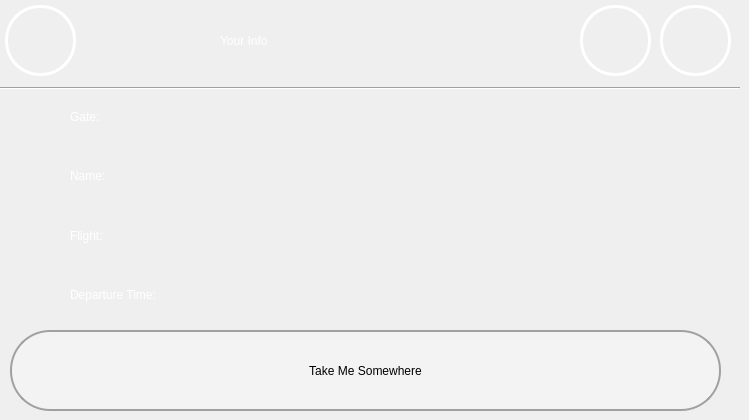
  <widget class="QWidget" name="INFO">
   <widget class="QPushButton" name="go_somewhere">
    <property name="geometry">
     <rect>
      <x>10</x>
      <y>330</y>
      <width>711</width>
      <height>81</height>
     </rect>
    </property>
    <property name="focusPolicy">
     <enum>Qt::NoFocus</enum>
    </property>
    <property name="layoutDirection">
     <enum>Qt::RightToLeft</enum>
    </property>
    <property name="styleSheet">
     <string notr="true">font: 20 40pt &quot;montserrat&quot;;


background-color: rgb(243, 243, 243);
border-color: rgb(160, 160, 160);
border-style: solid;
border-width: 2px;
border-radius: 40px;</string>
    </property>
    <property name="inputMethodHints">
     <set>Qt::ImhNone</set>
    </property>
    <property name="text">
     <string>Take Me Somewhere</string>
    </property>
    <property name="iconSize">
     <size>
      <width>70</width>
      <height>70</height>
     </size>
    </property>
    <property name="checkable">
     <bool>false</bool>
    </property>
    <property name="checked">
     <bool>false</bool>
    </property>
    <property name="autoRepeat">
     <bool>false</bool>
    </property>
    <property name="autoExclusive">
     <bool>false</bool>
    </property>
    <property name="autoDefault">
     <bool>false</bool>
    </property>
    <property name="default">
     <bool>false</bool>
    </property>
    <property name="flat">
     <bool>false</bool>
    </property>
   </widget>
   <widget class="QWidget" name="verticalLayoutWidget">
    <property name="geometry">
     <rect>
      <x>70</x>
      <y>90</y>
      <width>581</width>
      <height>231</height>
     </rect>
    </property>
    <layout class="QVBoxLayout" name="verticalLayout">
     <item>
      <widget class="QLabel" name="gate_label">
       <property name="styleSheet">
        <string notr="true">font: 20pt &quot;montserrat&quot;;
color: rgb(255, 255, 255);</string>
       </property>
       <property name="text">
        <string>Gate:</string>
       </property>
      </widget>
     </item>
     <item>
      <widget class="QLabel" name="name_label">
       <property name="styleSheet">
        <string notr="true">font: 20pt &quot;montserrat&quot;;
color: rgb(255, 255, 255);</string>
       </property>
       <property name="text">
        <string>Name:</string>
       </property>
      </widget>
     </item>
     <item>
      <widget class="QLabel" name="flight_label">
       <property name="styleSheet">
        <string notr="true">font: 20pt &quot;montserrat&quot;;
color: rgb(255, 255, 255);</string>
       </property>
       <property name="text">
        <string>Flight:</string>
       </property>
      </widget>
     </item>
     <item>
      <widget class="QLabel" name="depart_time_label">
       <property name="styleSheet">
        <string notr="true">font: 20pt &quot;montserrat&quot;;
color: rgb(255, 255, 255);</string>
       </property>
       <property name="text">
        <string>Departure Time:</string>
       </property>
      </widget>
     </item>
    </layout>
   </widget>
   <widget class="QPushButton" name="back_to_start">
    <property name="geometry">
     <rect>
      <x>5</x>
      <y>5</y>
      <width>71</width>
      <height>71</height>
     </rect>
    </property>
    <property name="autoFillBackground">
     <bool>false</bool>
    </property>
    <property name="styleSheet">
     <string notr="true">color: rgb(255, 255, 255);
border-style: solid;
border-width: 3px;
border-radius: 35px;</string>
    </property>
    <property name="text">
     <string/>
    </property>
    <property name="icon">
     <iconset>
      <normaloff>icons/UI Icons/back_grey.png</normaloff>icons/UI Icons/back_grey.png</iconset>
    </property>
    <property name="iconSize">
     <size>
      <width>65</width>
      <height>65</height>
     </size>
    </property>
    <property name="flat">
     <bool>true</bool>
    </property>
   </widget>
   <widget class="QPushButton" name="info_2">
    <property name="geometry">
     <rect>
      <x>580</x>
      <y>5</y>
      <width>71</width>
      <height>71</height>
     </rect>
    </property>
    <property name="styleSheet">
     <string notr="true">color: rgb(255, 255, 255);
border-style: solid;
border-width: 3px;
border-radius: 35px;</string>
    </property>
    <property name="text">
     <string/>
    </property>
    <property name="icon">
     <iconset>
      <normaloff>icons/UI Icons/question_grey.png</normaloff>icons/UI Icons/question_grey.png</iconset>
    </property>
    <property name="iconSize">
     <size>
      <width>65</width>
      <height>65</height>
     </size>
    </property>
    <property name="flat">
     <bool>true</bool>
    </property>
   </widget>
   <widget class="QPushButton" name="exit_2">
    <property name="geometry">
     <rect>
      <x>660</x>
      <y>5</y>
      <width>71</width>
      <height>71</height>
     </rect>
    </property>
    <property name="styleSheet">
     <string notr="true">color: rgb(255, 255, 255);
border-style: solid;
border-width: 3px;
border-radius: 35px;</string>
    </property>
    <property name="text">
     <string/>
    </property>
    <property name="icon">
     <iconset>
      <normaloff>icons/UI Icons/cross.png</normaloff>icons/UI Icons/cross.png</iconset>
    </property>
    <property name="iconSize">
     <size>
      <width>65</width>
      <height>65</height>
     </size>
    </property>
    <property name="flat">
     <bool>true</bool>
    </property>
   </widget>
   <widget class="Line" name="line">
    <property name="geometry">
     <rect>
      <x>0</x>
      <y>80</y>
      <width>740</width>
      <height>16</height>
     </rect>
    </property>
    <property name="frameShadow">
     <enum>QFrame::Sunken</enum>
    </property>
    <property name="lineWidth">
     <number>1</number>
    </property>
    <property name="orientation">
     <enum>Qt::Horizontal</enum>
    </property>
   </widget>
   <widget class="QLabel" name="your_info_label">
    <property name="geometry">
     <rect>
      <x>220</x>
      <y>10</y>
      <width>281</width>
      <height>61</height>
     </rect>
    </property>
    <property name="styleSheet">
     <string notr="true">font: 20 48pt &quot;montserrat&quot;;
color: rgb(255, 255, 255);</string>
    </property>
    <property name="text">
     <string>Your Info</string>
    </property>
   </widget>
   <zorder>line</zorder>
   <zorder>go_somewhere</zorder>
   <zorder>verticalLayoutWidget</zorder>
   <zorder>back_to_start</zorder>
   <zorder>info_2</zorder>
   <zorder>exit_2</zorder>
   <zorder>your_info_label</zorder>
  </widget>
